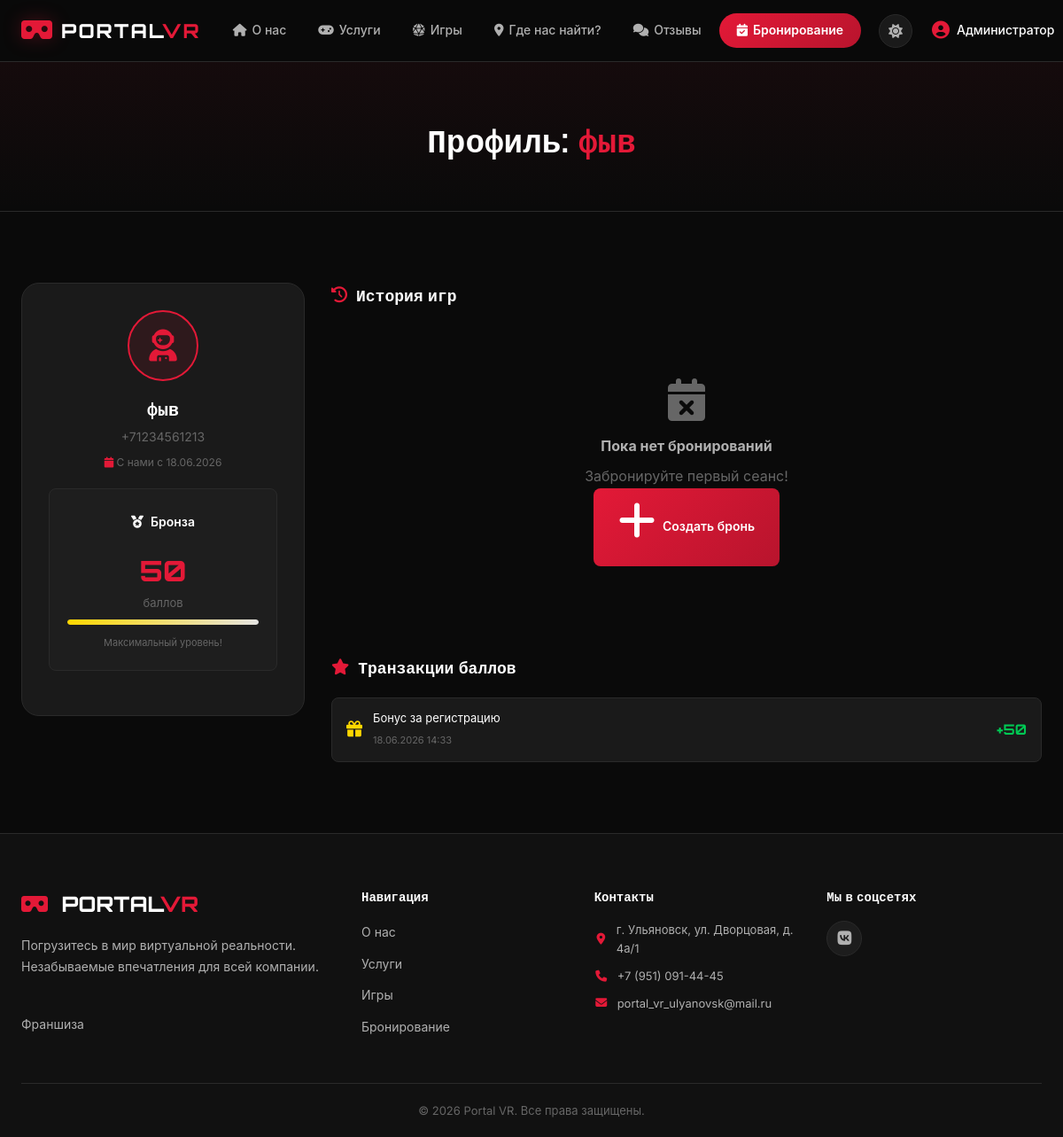
The page /profile/3/ (signed in) on the database its author committed.
### main/models.py (models this page shows, shortened)
class User(AbstractBaseUser, PermissionsMixin):
    phone = models.CharField(
        "Телефон", max_length=12, unique=True, validators=[phone_validator]
    )
    name = models.CharField("Имя", max_length=100)
    is_active = models.BooleanField(default=True)
    is_staff = models.BooleanField(default=False)
    date_joined = models.DateTimeField("Дата регистрации", default=timezone.now)
    loyalty_points = models.PositiveIntegerField("Баллы лояльности", default=0)
    objects = UserManager()
    USERNAME_FIELD = "phone"
    REQUIRED_FIELDS = ["name"]
    class Meta:
        verbose_name = "Пользователь"
        verbose_name_plural = "Пользователи"
    @property
    def loyalty_level(self):
        if self.loyalty_points >= 1000:
            return "Платина"
        elif self.loyalty_points >= 500:
            return "Золото"
        elif self.loyalty_points >= 200:
            return "Серебро"
        return "Бронза"
    @property
    def discount_percent(self):
        levels = {"Бронза": 0, "Серебро": 5, "Золото": 10, "Платина": 15}
        return levels.get(self.loyalty_level, 0)

class LoyaltyTransaction(models.Model):
    TYPE_CHOICES = [
        ("earn", "Начисление"),
        ("spend", "Списание"),
        ("bonus", "Бонус"),
    ]
    user = models.ForeignKey(
        User,
        on_delete=models.CASCADE,
        related_name="loyalty_transactions",
        verbose_name="Пользователь",
    )
    booking = models.ForeignKey(
        Booking,
        on_delete=models.SET_NULL,
        null=True,
        blank=True,
        verbose_name="Бронирование",
    )
    transaction_type = models.CharField("Тип", max_length=5, choices=TYPE_CHOICES)
    points = models.IntegerField("Баллы")
    description = models.CharField("Описание", max_length=300)
    created_at = models.DateTimeField("Дата", auto_now_add=True)
    class Meta:
        verbose_name = "Транзакция лояльности"
        verbose_name_plural = "Транзакции лояльности"
        ordering = ["-created_at"]

### main/views.py (the view)
# urls.py: path("profile/<int:pk>/", views.profile_detail_view, name="profile_detail"),
def profile_detail_view(request, pk):
    if not request.user.is_staff:
        messages.error(request, "Доступ запрещён")
        return redirect("main:index")
    profile_user = get_object_or_404(User, pk=pk)
    client = getattr(profile_user, "client_profile", None)
    bookings = []
    if client:
        bookings = (
            Booking.objects.filter(client=client)
            .select_related("time_slot", "package", "game")
            .order_by("-time_slot__date")
        )
    transactions = LoyaltyTransaction.objects.filter(user=profile_user)[:20]
    return render(
        request,
        "main/profile.html",
        {
            "profile_user": profile_user,
            "client": client,
            "bookings": bookings,
            "transactions": transactions,
            "page_title": f"Профиль: {profile_user.name}",
        },
    )

### main/context_processors.py (called while the page is built)
def global_context(request):
    return {
        "site_name": "Portal VR",
        "site_phone": "+7 (951) 091-44-45",
        "site_email": "portal_vr_ulyanovsk@mail.ru",
        "site_address": "г. Ульяновск, ул. Дворцовая, д. 4а/1",
    }

### main/templates/main/profile.html (shortened to what this page needs)
{% extends 'main/base.html' %}
{% load static %}
{% load custom_filters %}
{% block content %}
<section class="page-header">
    <div class="container">
        <h1 class="page-title">
            {% if profile_user == user %}
                Мой <span class="accent">профиль</span>
            {% else %}
                Профиль: <span class="accent">{{ profile_user.name }}</span>
            {% endif %}
        </h1>
    </div>
</section>
<section class="section">
    <div class="container">
        <div class="profile-grid">
            <div class="profile-card">
                <div class="profile-avatar">
                    <i class="fas fa-user-astronaut"></i>
                </div>
                <h2 class="profile-name">{{ profile_user.name }}</h2>
                {% if user.is_staff %}
                    <p class="profile-phone">{{ profile_user.phone }}</p>
                {% endif %}
                <p class="profile-joined">
                    <i class="fas fa-calendar"></i> С нами с {{ profile_user.date_joined|date:"d.m.Y" }}
                </p>
                <div class="profile-loyalty">
                    <div class="loyalty-level-display {{ profile_user.loyalty_level|lower }}">
                        {% if profile_user.loyalty_level == 'Platinum' %}
                            <i class="fas fa-gem"></i>
                        {% else %}
                            <i class="fas fa-medal"></i>
                        {% endif %}
                        <span>{{ profile_user.loyalty_level }}</span>
                    </div>
                    <div class="loyalty-points-display">
                        <span class="points-number">{{ profile_user.loyalty_points }}</span>
                        <span class="points-label">баллов</span>
                    </div>
                    <div class="loyalty-progress">
                        {% if profile_user.loyalty_level == 'Bronze' %}
                            <div class="progress-bar">
                                <div class="progress-fill" style="width: {% widthratio profile_user.loyalty_points 200 100 %}%"></div>
                            </div>
                            <span class="progress-text">{{ profile_user.loyalty_points }}/200 до Серебро</span>
                        {% elif profile_user.loyalty_level == 'Silver' %}
                            <div class="progress-bar">
                                <div class="progress-fill silver" style="width: {% widthratio profile_user.loyalty_points 500 100 %}%"></div>
                            </div>
                            <span class="progress-text">{{ profile_user.loyalty_points }}/500 до Золото</span>
                        {% elif profile_user.loyalty_level == 'Gold' %}
                            <div class="progress-bar">
                                <div class="progress-fill gold" style="width: {% widthratio profile_user.loyalty_points 1000 100 %}%"></div>
                            </div>
                            <span class="progress-text">{{ profile_user.loyalty_points }}/1000 до Платина</span>
                        {% else %}
                            <div class="progress-bar">
                                <div class="progress-fill platinum" style="width: 100%"></div>
                            </div>
                            <span class="progress-text">Максимальный уровень!</span>
                        {% endif %}
                    </div>
                </div>
            </div>
            <div class="profile-content">
                <h3 class="content-title"><i class="fas fa-history"></i> История игр</h3>
                {% if bookings %}
                <div class="bookings-list">
                    {% for booking in bookings %}
                    <div class="booking-history-card status-{{ booking.status }}">
                        <div class="bhc-header">
                            <span class="bhc-zone zone-{{ booking.zone }}">
                                {% if booking.zone == 'arena' %}
                                    <i class="fas fa-vr-cardboard"></i>
                                {% elif booking.zone == 'redroom' %}
                                    <i class="fas fa-door-closed"></i>
                                {% else %}
                                    <i class="fas fa-box"></i>
                                {% endif %}
                                {{ booking.get_zone_display }}
                            </span>
                            <span class="bhc-status">{{ booking.get_status_display }}</span>
                        </div>
                        <div class="bhc-body">
                            <div class="bhc-info">
                                <span><i class="fas fa-calendar"></i> {{ booking.time_slot.date|date:"d.m.Y" }}</span>
                                <span><i class="fas fa-clock"></i> {{ booking.time_slot.start_time|time:"H:i" }}—{{ booking.time_slot.end_time|time:"H:i" }}</span>
                                <span><i class="fas fa-users"></i> {{ booking.num_players }} чел.</span>
                            </div>
                            {% if booking.game %}
                                <span class="bhc-game"><i class="fas fa-gamepad"></i> {{ booking.game.title }}</span>
                            {% endif %}
                            {% if booking.package %}
                                <span class="bhc-package"><i class="fas fa-box"></i> {{ booking.package }}</span>
                            {% endif %}
                            {% if booking.loyalty_points_earned > 0 %}
                                <span class="bhc-points">+{{ booking.loyalty_points_earned }} ⭐</span>
                            {% endif %}
                        </div>
                        {% if booking.status == 'active' and profile_user == user %}
                        <div class="bhc-actions">
                            <a href="{% url 'main:booking_cancel' booking.pk %}" class="btn btn-sm btn-outline-red"
                               onclick="return confirm('Отменить бронирование?')">
                                <i class="fas fa-times"></i> Отменить
                            </a>
                        </div>
                        {% endif %}
                    </div>
                    {% endfor %}
                </div>
                {% else %}
                <div class="no-results">
                    <i class="fas fa-calendar-times"></i>
                    <h4>Пока нет бронирований</h4>
                    <p>Забронируйте первый сеанс!</p>
                    <a href="{% url 'main:booking_create' %}" class="btn btn-primary">
                        <i class="fas fa-plus"></i> Создать бронь
                    </a>
                </div>
                {% endif %}
                {% if transactions %}
                <h3 class="content-title mt-40"><i class="fas fa-star"></i> Транзакции баллов</h3>
                <div class="transactions-list">
                    {% for tx in transactions %}
                    <div class="transaction-item type-{{ tx.transaction_type }}">
                        <div class="tx-icon">
                            {% if tx.transaction_type == 'earn' %}
                                <i class="fas fa-plus-circle"></i>
                            {% elif tx.transaction_type == 'spend' %}
                                <i class="fas fa-minus-circle"></i>
                            {% else %}
                                <i class="fas fa-gift"></i>
                            {% endif %}
                        </div>
                        <div class="tx-info">
                            <span class="tx-desc">{{ tx.description }}</span>
                            <span class="tx-date">{{ tx.created_at|date:"d.m.Y H:i" }}</span>
                        </div>
                        <div class="tx-points {% if tx.points > 0 %}positive{% else %}negative{% endif %}">
                            {% if tx.points > 0 %}+{% endif %}{{ tx.points }}
                        </div>
                    </div>
                    {% endfor %}
                </div>
                {% endif %}
            </div>
        </div>
    </div>
</section>
{% endblock %}

### main/templates/main/includes/navbar.html (shortened to what this page needs)
{% load static %}
<nav class="navbar" id="navbar">
    <div class="nav-container">
        <a href="{% url 'main:index' %}" class="nav-logo">
            <span class="logo-icon"><i class="fas fa-vr-cardboard"></i></span>
            <span class="logo-text">PORTAL<span class="logo-accent">VR</span></span>
        </a>
        <ul class="nav-menu" id="navMenu">
            <li><a href="{% url 'main:index' %}" class="nav-link {% if request.resolver_match.url_name == 'index' %}active{% endif %}">
                <i class="fas fa-home"></i> О нас
            </a></li>
            <li><a href="{% url 'main:services' %}" class="nav-link {% if request.resolver_match.url_name == 'services' %}active{% endif %}">
                <i class="fas fa-gamepad"></i> Услуги
            </a></li>
            <li><a href="{% url 'main:games' %}" class="nav-link {% if request.resolver_match.url_name == 'games' %}active{% endif %}">
                <i class="fas fa-dice-d20"></i> Игры
            </a></li>
            <li><a href="{% url 'main:contact' %}" class="nav-link {% if request.resolver_match.url_name == 'contact' %}active{% endif %}">
                <i class="fas fa-map-marker-alt"></i> Где нас найти?
            </a></li>
            <li><a href="{% url 'main:reviews' %}" class="nav-link {% if request.resolver_match.url_name == 'reviews' %}active{% endif %}">
                <i class="fas fa-comments"></i> Отзывы
            </a></li>
            <li>
                <a href="{% url 'main:booking_list' %}" class="nav-link nav-btn-booking {% if 'booking' in request.resolver_match.url_name %}active{% endif %}">
                    <i class="fas fa-calendar-check"></i> Бронирование
                </a>
            </li>
        </ul>
        <div class="nav-auth">
            <button class="theme-toggle" id="themeToggle" title="Переключить тему">
                <i class="fas fa-sun"></i>
            </button>
            {% if user.is_authenticated %}
                <a href="{% url 'main:profile' %}" class="nav-user" title="Профиль">
                    <i class="fas fa-user-circle"></i>
                    <span>{{ user.name }}</span>
                </a>
            {% endif %}
        </div>
    </div>
</nav>

### rows shown on the page
User: name "Администратор"
User: name "фыв", phone "+71234561213", date_joined "18.06.2026", loyalty_level "Бронза", loyalty_points "50"
LoyaltyTransaction: description "Бонус за регистрацию", created_at "18.06.2026 14:33", points "50"

### other values the page prints
{{ site_address }} "г. Ульяновск, ул. Дворцовая, д. 4а/1"
{{ site_phone }} "+7 (951) 091-44-45"
{{ site_email }} "portal_vr_ulyanovsk@mail.ru"
